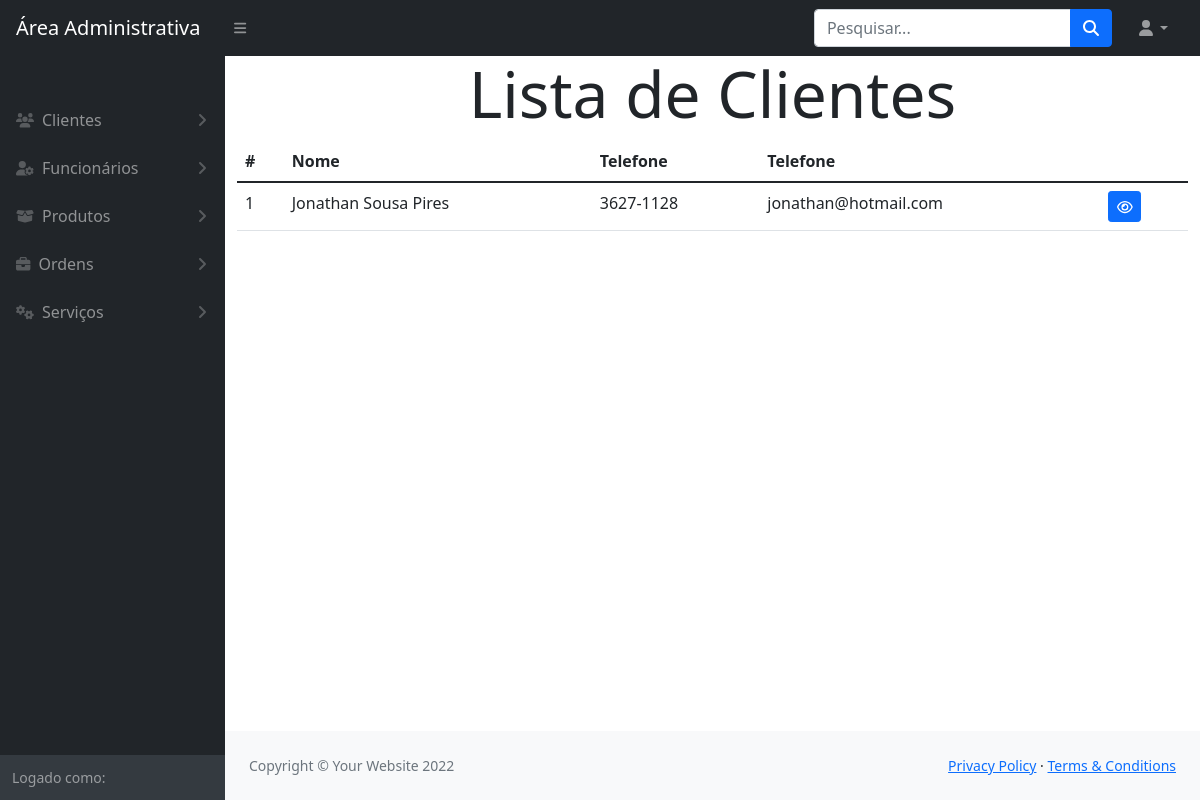
Page /modulos/clientes/index.php on the earlier database version.
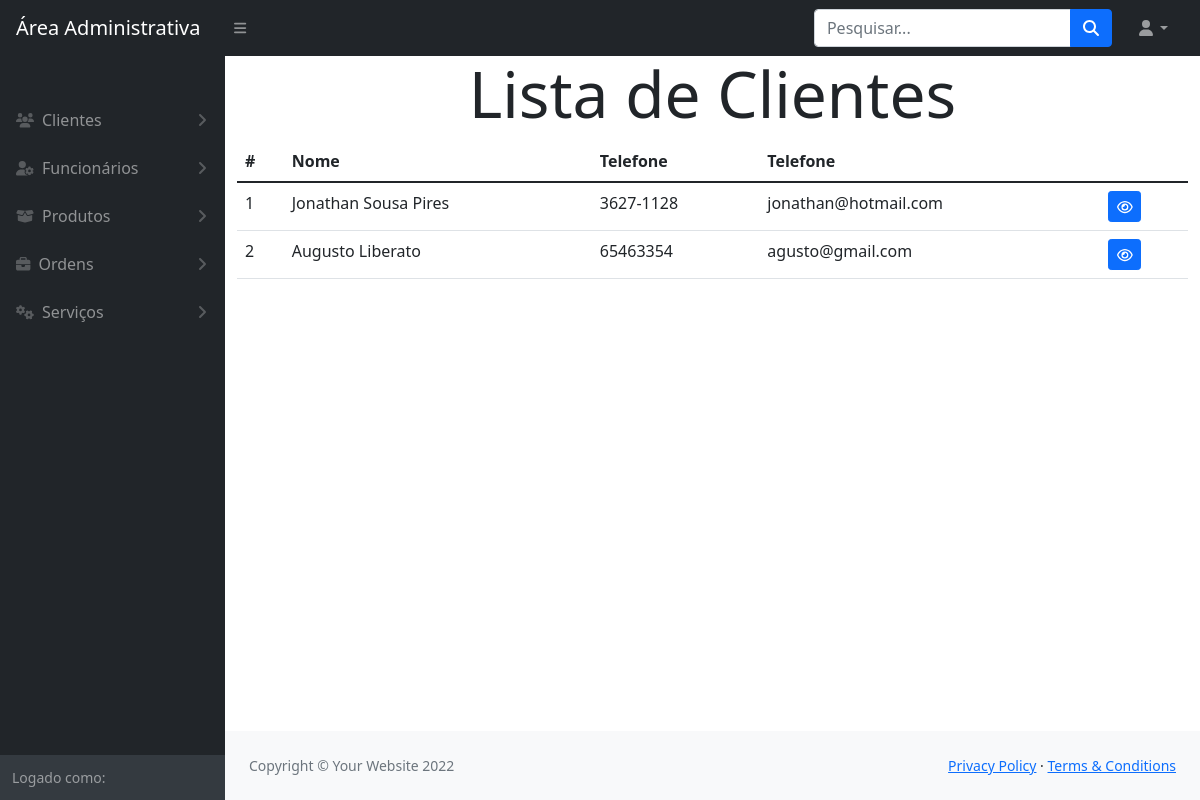
Same page on the later database version.
### tables this page shows
CREATE TABLE `cliente` (
  `IDCLI` int(11) NOT NULL,
  `nomeCLI` varchar(105) NOT NULL,
  `endCLI` varchar(105) NOT NULL,
  `telCLI` varchar(20) NOT NULL,
  `emailCLI` varchar(105) NOT NULL,
  `cpfCLI` varchar(25) NOT NULL
);

### config.php (called while the page is built, shortened)
<?php
    include_once path('funcoes/conexao.php');
    function links($file)
    {
        return ROOT_PATH . $file;
    }
    function path($file)
    {
        return ROOT_DIR . '/' . $file;
    }

### funcoes/conexao.php (called while the page is built, shortened)
<?php
    function retornaDados($sql)
    {
        $pdo = $GLOBALS['conexaoBanco'];
        $resultado = $pdo->query($sql);
        return $resultado->fetchAll();
    }
?>

### modulos/clientes/index.php (the view, shortened to what this page needs)
<?php
    include_once '../../config.php';
    $sql = "SELECT * FROM cliente";
    $clientes = retornaDados($sql);
?>
<!DOCTYPE html>
<html lang="en">
    <?php include_once path('template/head.php') ?>
    <body class="sb-nav-fixed">
        <?php include_once path('template/navbar.php') ?>
        <div id="layoutSidenav">
            <?php include_once path('template/sidebar.php') ?>
            <div id="layoutSidenav_content">
                <main class="container">
                    <h1 class="text-center display-3">Lista de Clientes</h1>
                    <table class="table">
                        <thead>
                            <tr>
                                <th>#</th>
                                <th>Nome</th>
                                <th>Telefone</th>
                                <th>Telefone</th>
                                <th></th>
                            </tr>
                        </thead>
                        <tbody>
                            <?php foreach($clientes as $cliente){ ?>
                                <tr>
                                    <td><?= $cliente['IDCLI'] ?></td>
                                    <td><?= $cliente['nomeCLI'] ?></td>
                                    <td><?= $cliente['telCLI'] ?></td>
                                    <td><?= $cliente['emailCLI'] ?></td>
                                    <td>
                                        <a class="btn btn-primary btn-sm" href="visualizar.php?id=<?= $cliente['IDCLI'] ?>"><i class="fa-regular fa-eye"></i></a>
                                    </td>
                                </tr>
                            <?php } ?>
                        </tbody>
                    </table>
                </main>
                <?php include_once path('template/footer.php') ?>
            </div>
        </div>
    </body>
</html>

### template/head.php (shortened to what this page needs)
<head>
    <link href="<?= links('css/styles.css') ?>" rel="stylesheet" />
</head>

### template/navbar.php (shortened to what this page needs)
<nav class="sb-topnav navbar navbar-expand navbar-dark bg-dark">
    <a class="navbar-brand ps-3" href="#!">Área Administrativa</a>
    <button class="btn btn-link btn-sm order-1 order-lg-0 me-4 me-lg-0" id="sidebarToggle" href="#!"><i class="fas fa-bars"></i></button>
    <form class="d-none d-md-inline-block form-inline ms-auto me-0 me-md-3 my-2 my-md-0">
        <div class="input-group">
            <input class="form-control" type="text" placeholder="Pesquisar..." aria-label="Search for..." aria-describedby="btnNavbarSearch" />
            <button class="btn btn-primary" id="btnNavbarSearch" type="button"><i class="fas fa-search"></i></button>
        </div>
    </form>
    <ul class="navbar-nav ms-auto ms-md-0 me-3 me-lg-4">
        <li class="nav-item dropdown">
            <a class="nav-link dropdown-toggle" id="navbarDropdown" href="#" role="button" data-bs-toggle="dropdown" aria-expanded="false"><i class="fas fa-user fa-fw"></i></a>
        </li>
    </ul>
</nav>

### template/sidebar.php (shortened to what this page needs)
<div id="layoutSidenav_nav">
    <nav class="sb-sidenav accordion sb-sidenav-dark" id="sidenavAccordion">
        <div class="sb-sidenav-menu">
            <div class="nav">
                <div class="sb-sidenav-menu-heading"></div>
                <a class="nav-link collapsed" href="#" data-bs-toggle="collapse" data-bs-target="#collapseClientes" aria-expanded="false" aria-controls="collapseClientes">
                    <div class="sb-nav-link-icon"><i class="fa-solid fa-users"></i></div>
                        Clientes
                    <div class="sb-sidenav-collapse-arrow"><i class="fas fa-angle-down"></i></div>
                </a>
                <a class="nav-link collapsed" href="#" data-bs-toggle="collapse" data-bs-target="#collapseFuncionario" aria-expanded="false" aria-controls="collapseClientes">
                    <div class="sb-nav-link-icon"><i class="fa-solid fa-user-gear"></i></div>
                        Funcionários
                    <div class="sb-sidenav-collapse-arrow"><i class="fas fa-angle-down"></i></div>
                </a>
                <a class="nav-link collapsed" href="#" data-bs-toggle="collapse" data-bs-target="#collapseProdutos" aria-expanded="false" aria-controls="collapseClientes">
                    <div class="sb-nav-link-icon"><i class="fa-solid fa-box-open"></i></div>
                        Produtos
                    <div class="sb-sidenav-collapse-arrow"><i class="fas fa-angle-down"></i></div>
                </a>
                <a class="nav-link collapsed" href="#" data-bs-toggle="collapse" data-bs-target="#collapseOrdens" aria-expanded="false" aria-controls="collapseClientes">
                    <div class="sb-nav-link-icon"><i class="fa-solid fa-briefcase"></i></div>
                        Ordens
                    <div class="sb-sidenav-collapse-arrow"><i class="fas fa-angle-down"></i></div>
                </a>
                <a class="nav-link collapsed" href="#" data-bs-toggle="collapse" data-bs-target="#collapseServicos" aria-expanded="false" aria-controls="collapseServicos">
                    <div class="sb-nav-link-icon"><i class="fa-solid fa-gears"></i></div>
                        Serviços
                    <div class="sb-sidenav-collapse-arrow"><i class="fas fa-angle-down"></i></div>
                </a>
            </div>
        </div>
        <div class="sb-sidenav-footer">
            <div class="small">Logado como:</div>
        </div>
    </nav>
</div>

### template/footer.php
<footer class="py-4 bg-light mt-auto">
    <div class="container-fluid px-4">
        <div class="d-flex align-items-center justify-content-between small">
            <div class="text-muted">Copyright &copy; Your Website 2022</div>
            <div>
                <a href="#">Privacy Policy</a>
                &middot;
                <a href="#">Terms &amp; Conditions</a>
            </div>
        </div>
    </div>
</footer>

Differences in the rows shown:
added cliente: IDCLI "2", nomeCLI "Augusto Liberato", telCLI "65463354", emailCLI "agusto@gmail.com"
